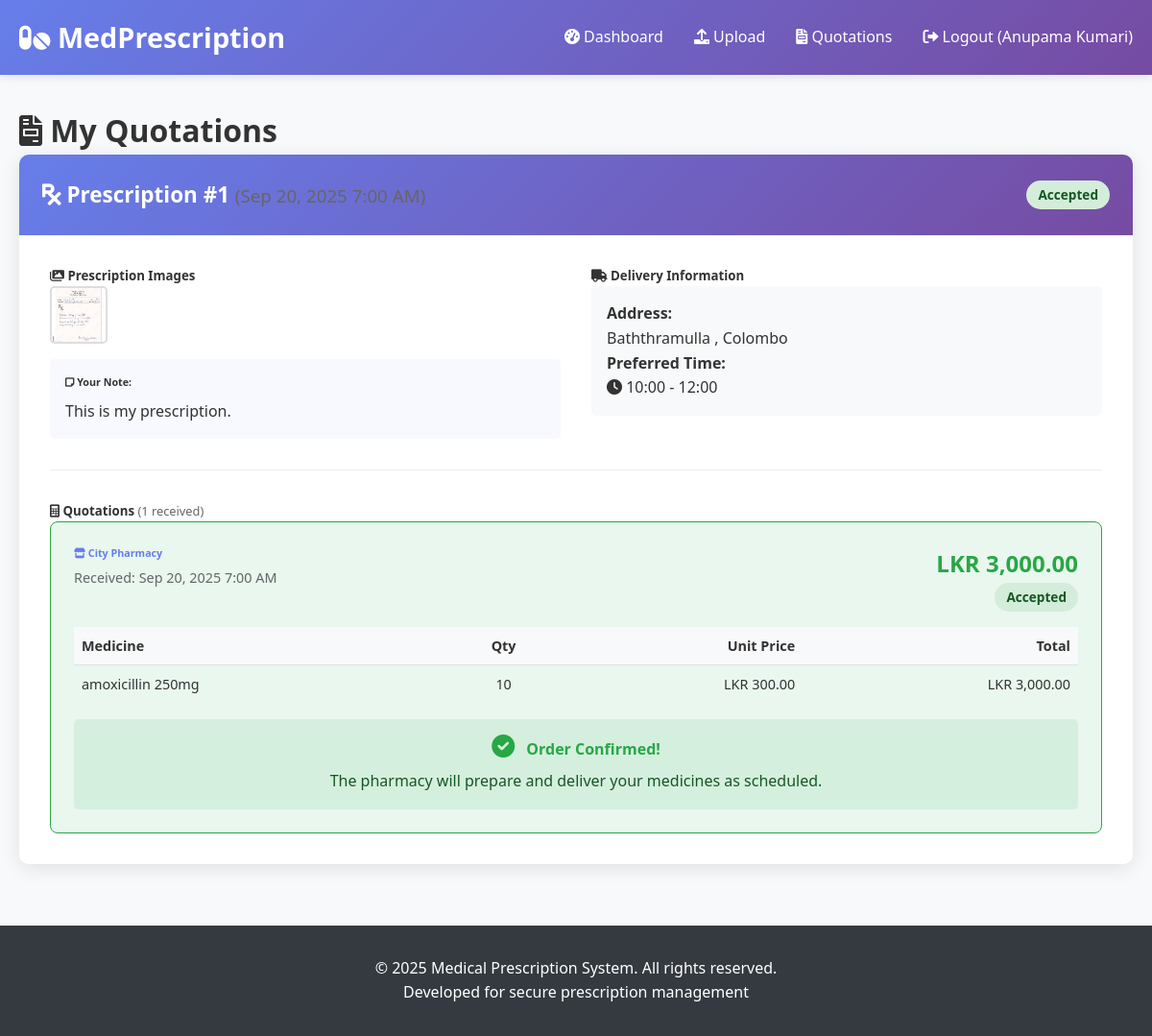
The page /prescription_system_1/user/view_quotations.php (signed in) on the database its author committed.
### tables this page shows
CREATE TABLE `quotations` (
  `id` int(11) NOT NULL,
  `prescription_id` int(11) NOT NULL,
  `pharmacy_id` int(11) NOT NULL,
  `total_amount` decimal(10,2) NOT NULL,
  `status` enum('sent','accepted','rejected') DEFAULT 'sent',
  `created_at` timestamp NOT NULL DEFAULT current_timestamp()
);

CREATE TABLE `prescriptions` (
  `id` int(11) NOT NULL,
  `user_id` int(11) NOT NULL,
  `note` text DEFAULT NULL,
  `delivery_address` text NOT NULL,
  `delivery_time` varchar(50) NOT NULL,
  `status` enum('pending','quoted','accepted','rejected') DEFAULT 'pending',
  `created_at` timestamp NOT NULL DEFAULT current_timestamp()
);

CREATE TABLE `users` (
  `id` int(11) NOT NULL,
  `name` varchar(100) NOT NULL,
  `email` varchar(100) NOT NULL,
  `password` varchar(255) NOT NULL,
  `address` text NOT NULL,
  `contact_no` varchar(15) NOT NULL,
  `dob` date NOT NULL,
  `user_type` enum('user','pharmacy') DEFAULT 'user',
  `created_at` timestamp NOT NULL DEFAULT current_timestamp()
);

CREATE TABLE `quotation_items` (
  `id` int(11) NOT NULL,
  `quotation_id` int(11) NOT NULL,
  `drug_name` varchar(100) NOT NULL,
  `quantity` int(11) NOT NULL,
  `unit_price` decimal(10,2) NOT NULL,
  `total_price` decimal(10,2) NOT NULL
);

### prescription_system_1/config/database.php (called while the page is built, shortened)
<?php
function sanitize($data) {
    return htmlspecialchars(trim($data), ENT_QUOTES, 'UTF-8');
}
?>

### prescription_system_1/user/view_quotations.php (the view, shortened to what this page needs)
<?php
require_once '../includes/header.php';
$user_id = $_SESSION['user_id'];
$whereClause = '';
$params = [$user_id];
$stmt = $pdo->prepare("
    SELECT p.*,
           GROUP_CONCAT(pi.image_path) as images,
           q.id as quotation_id,
           q.total_amount,
           q.status as quotation_status,
           u.name as pharmacy_name
    FROM prescriptions p
    LEFT JOIN prescription_images pi ON p.id = pi.prescription_id
    LEFT JOIN quotations q ON p.id = q.prescription_id
    LEFT JOIN users u ON q.pharmacy_id = u.id
    WHERE p.user_id = ? $whereClause
    GROUP BY p.id, q.id
    ORDER BY p.created_at DESC, q.created_at DESC
");
$stmt->execute($params);
$prescriptions = $stmt->fetchAll();
$grouped_prescriptions = [];
foreach ($prescriptions as $row) {
    $pid = $row['id'];
    if (!isset($grouped_prescriptions[$pid])) {
        $grouped_prescriptions[$pid] = [
            'prescription' => $row,
            'quotations' => []
        ];
    }
    if ($row['quotation_id']) {
        $grouped_prescriptions[$pid]['quotations'][] = $row;
    }
}
?>
<h1><i class="fas fa-file-invoice"></i> My Quotations</h1>
<?php if (empty($grouped_prescriptions)): ?>
<div class="card">
    <div class="card-body" style="text-align: center; padding: 3rem;">
        <i class="fas fa-prescription" style="font-size: 4rem; color: #ccc; margin-bottom: 1rem;"></i>
        <h3>No Prescriptions Found</h3>
        <p>You haven't uploaded any prescriptions yet.</p>
        <a href="upload_prescription.php" class="btn btn-primary">
            <i class="fas fa-upload"></i> Upload Your First Prescription
        </a>
    </div>
</div>
<?php else: ?>
<?php foreach ($grouped_prescriptions as $pid => $data): ?>
    <?php $prescription = $data['prescription']; ?>
    <?php $quotations = $data['quotations']; ?>
    <div class="card">
        <div class="card-header">
            <div style="display: flex; justify-content: space-between; align-items: center;">
                <h3>
                    <i class="fas fa-prescription"></i>
                    Prescription #<?php echo $pid; ?>
                    <small style="color: #666; font-weight: normal;">
                        (<?php echo date('M j, Y g:i A', strtotime($prescription['created_at'])); ?>)
                    </small>
                </h3>
                <span class="status-badge status-<?php echo $prescription['status']; ?>">
                    <?php echo ucfirst($prescription['status']); ?>
                </span>
            </div>
        </div>
        <div class="card-body">
            <div style="display: grid; grid-template-columns: 1fr 1fr; gap: 2rem; margin-bottom: 2rem;">
                <div>
                    <h5><i class="fas fa-images"></i> Prescription Images</h5>
                    <div style="display: flex; gap: 0.5rem; flex-wrap: wrap;">
                        <?php
                        $images = array_filter(explode(',', $prescription['images']));
                        foreach ($images as $image):
                        ?>
                        <img src="../uploads/prescriptions/<?php echo sanitize($image); ?>"
                             style="width: 60px; height: 60px; object-fit: cover; border-radius: 5px; cursor: pointer; border: 2px solid #ddd;"
                             onclick="showImageModal('../uploads/prescriptions/<?php echo sanitize($image); ?>')"
                             alt="Prescription">
                        <?php endforeach; ?>
                    </div>
                    <?php if ($prescription['note']): ?>
                    <div style="margin-top: 1rem; padding: 1rem; background: #f8f9ff; border-radius: 5px;">
                        <h6><i class="fas fa-sticky-note"></i> Your Note:</h6>
                        <p style="margin: 0.5rem 0 0 0;"><?php echo nl2br(sanitize($prescription['note'])); ?></p>
                    </div>
                    <?php endif; ?>
                </div>
                <div>
                    <h5><i class="fas fa-truck"></i> Delivery Information</h5>
                    <div style="background: #f8f9fa; padding: 1rem; border-radius: 5px;">
                        <p><strong>Address:</strong><br>
                        <?php echo nl2br(sanitize($prescription['delivery_address'])); ?></p>
                        <p><strong>Preferred Time:</strong><br>
                        <i class="fas fa-clock"></i> <?php echo sanitize($prescription['delivery_time']); ?></p>
                    </div>
                </div>
            </div>
            <div style="border-top: 1px solid #e9ecef; padding-top: 2rem;">
                <h5><i class="fas fa-calculator"></i> Quotations
                    <span style="color: #666; font-size: 0.8rem; font-weight: normal;">
                        (<?php echo count($quotations); ?> received)
                    </span>
                </h5>
                <?php if (empty($quotations)): ?>
                    <div style="text-align: center; padding: 2rem; background: #f8f9fa; border-radius: 5px;">
                        <i class="fas fa-hourglass-half" style="font-size: 2rem; color: #666; margin-bottom: 1rem;"></i>
                        <p><strong>No quotations received yet</strong></p>
                        <p style="color: #666; margin: 0;">Pharmacies are reviewing your prescription. You'll receive email notifications when quotations arrive.</p>
                    </div>
                <?php else: ?>
                    <div style="display: grid; gap: 1rem;">
                        <?php foreach ($quotations as $quotation): ?>
                        <div style="border: 1px solid #e9ecef; border-radius: 8px; padding: 1.5rem; <?php echo $quotation['quotation_status'] == 'accepted' ? 'background: #e9f7ef; border-color: #28a745;' : ($quotation['quotation_status'] == 'rejected' ? 'background: #f8d7da; border-color: #dc3545;' : ''); ?>">
                            <div style="display: flex; justify-content: space-between; align-items: start; margin-bottom: 1rem;">
                                <div>
                                    <h6 style="margin: 0; color: #667eea;">
                                        <i class="fas fa-store"></i> <?php echo sanitize($quotation['pharmacy_name']); ?>
                                    </h6>
                                    <p style="margin: 0.25rem 0; color: #666; font-size: 0.9rem;">
                                        Received: <?php echo date('M j, Y g:i A', strtotime($quotation['created_at'])); ?>
                                    </p>
                                </div>
                                <div style="text-align: right;">
                                    <div style="font-size: 1.5rem; font-weight: bold; color: #28a745;">
                                        LKR <?php echo number_format($quotation['total_amount'], 2); ?>
                                    </div>
                                    <span class="status-badge status-<?php echo $quotation['quotation_status']; ?>">
                                        <?php echo ucfirst($quotation['quotation_status']); ?>
                                    </span>
                                </div>
                            </div>
                            <?php
                            $stmt = $pdo->prepare("SELECT * FROM quotation_items WHERE quotation_id = ?");
                            $stmt->execute([$quotation['quotation_id']]);
                            $items = $stmt->fetchAll();
                            ?>
                            <?php if (!empty($items)): ?>
                            <div style="margin: 1rem 0;">
                                <table style="width: 100%; border-collapse: collapse; font-size: 0.9rem;">
                                    <thead>
                                        <tr style="background: #f8f9fa;">
                                            <th style="padding: 8px; text-align: left; border-bottom: 1px solid #dee2e6;">Medicine</th>
                                            <th style="padding: 8px; text-align: center; border-bottom: 1px solid #dee2e6;">Qty</th>
                                            <th style="padding: 8px; text-align: right; border-bottom: 1px solid #dee2e6;">Unit Price</th>
                                            <th style="padding: 8px; text-align: right; border-bottom: 1px solid #dee2e6;">Total</th>
                                        </tr>
                                    </thead>
                                    <tbody>
                                        <?php foreach ($items as $item): ?>
                                        <tr>
                                            <td style="padding: 8px; border-bottom: 1px solid #f1f3f4;"><?php echo sanitize($item['drug_name']); ?></td>
                                            <td style="padding: 8px; text-align: center; border-bottom: 1px solid #f1f3f4;"><?php echo $item['quantity']; ?></td>
                                            <td style="padding: 8px; text-align: right; border-bottom: 1px solid #f1f3f4;">LKR <?php echo number_format($item['unit_price'], 2); ?></td>
                                            <td style="padding: 8px; text-align: right; border-bottom: 1px solid #f1f3f4;">LKR <?php echo number_format($item['total_price'], 2); ?></td>
                                        </tr>
                                        <?php endforeach; ?>
                                    </tbody>
                                </table>
                            </div>
                            <?php endif; ?>
                            <?php if ($quotation['quotation_status'] == 'sent'): ?>
                            <div style="text-align: right; margin-top: 1rem;">
                                <form method="POST" style="display: inline;" onsubmit="return confirm('Are you sure you want to accept this quotation?')">
                                    <input type="hidden" name="quotation_id" value="<?php echo $quotation['quotation_id']; ?>">
                                    <input type="hidden" name="action" value="accept">
                                    <button type="submit" class="btn btn-success" style="margin-right: 0.5rem;">
                                        <i class="fas fa-check"></i> Accept
                                    </button>
                                </form>
                                <form method="POST" style="display: inline;" onsubmit="return confirm('Are you sure you want to reject this quotation?')">
                                    <input type="hidden" name="quotation_id" value="<?php echo $quotation['quotation_id']; ?>">
                                    <input type="hidden" name="action" value="reject">
                                    <button type="submit" class="btn btn-danger">
                                        <i class="fas fa-times"></i> Reject
                                    </button>
                                </form>
                            </div>
                            <?php elseif ($quotation['quotation_status'] == 'accepted'): ?>
                            <div style="text-align: center; margin-top: 1rem; padding: 1rem; background: rgba(40, 167, 69, 0.1); border-radius: 5px;">
                                <i class="fas fa-check-circle" style="color: #28a745; font-size: 1.5rem; margin-right: 0.5rem;"></i>
                                <strong style="color: #28a745;">Order Confirmed!</strong>
                                <p style="margin: 0.5rem 0 0 0; color: #155724;">The pharmacy will prepare and deliver your medicines as scheduled.</p>
                            </div>
                            <?php endif; ?>
                        </div>
                        <?php endforeach; ?>
                    </div>
                <?php endif; ?>
            </div>
        </div>
    </div>
<?php endforeach; ?>
<?php endif; ?>
<?php require_once '../includes/footer.php'; ?>

### rows shown on the page
quotations: prescription "1", prescription.created_at "Sep 20, 2025 7:00 AM", prescription.status "Accepted", prescription.note "This is my prescription.", prescription.delivery_address "Baththramulla , Colombo", prescription.delivery_time "10:00 - 12:00", count($quotations) "1", pharmacy.name "City Pharmacy", total_amount "3,000.00", status "Accepted", shows "Order Confirmed!"
quotation_items: drug_name "amoxicillin 250mg", quantity "10", unit_price "300.00", total_price "3,000.00"

### other values the page prints
$_SESSION['name'] "Anupama Kumari"
